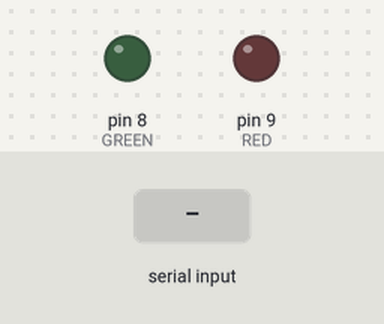
A sketch run on a simulated Arduino Uno, built with avr-gcc and run on an emulated ATmega328P. Shown: output pins drawn as LEDs (lit = HIGH). The test bench sets the inputs (shaded band).

Above: at 1.2 s.
1.3 s: "G" received over Serial
At 2.5 s:
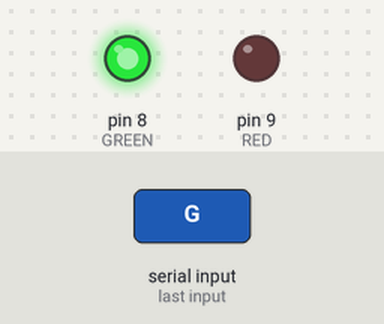
2.8 s: "R" received over Serial
At 3.6 s:
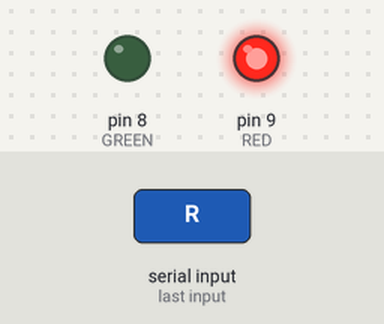
Timing chart, 0 to 5.8 s (numbered marks = the images above; inputs shaded):
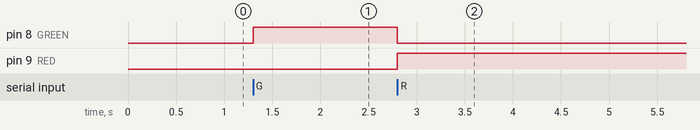

Measured:
- after the input at 1.3 s, pin 8 (GREEN): LOW → HIGH at once
- after the input at 2.8 s, pin 8 (GREEN): HIGH → LOW at once; pin 9 (RED): LOW → HIGH at once

The sketch:

traffic_serial.ino
```cpp
int GREEN = 8;
int RED   = 9;

void setup()
{
  pinMode(GREEN, OUTPUT);
  pinMode(RED, OUTPUT);

  Serial.begin(9600);
}

void loop()
{
  if (Serial.available() > 0)
  {
    char data = Serial.read();

    if (data == 'G')     // GREEN signal
    {
      digitalWrite(GREEN, HIGH);
      digitalWrite(RED, LOW);
    }

    else if (data == 'R')   // RED signal
    {
      digitalWrite(GREEN, LOW);
      digitalWrite(RED, HIGH);
    }
  }
}
```
